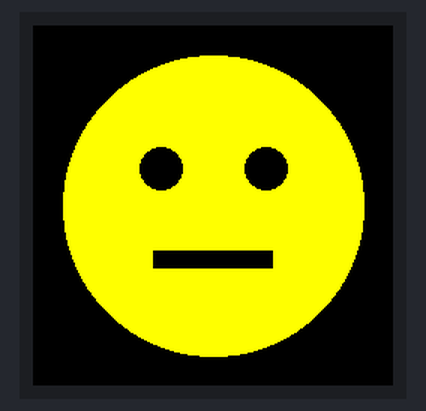
Bench run of a sketch on a simulated Arduino Uno, built with avr-gcc and run on an emulated ATmega328P. Shown: 240×240 colour display. What the sketch prints to the serial monitor is not drawn.

Above: at 0.3 s.

The sketch:

main.ino
```cpp
#include <Adafruit_GFX.h>
#include <Adafruit_ST7789.h>
#include <SPI.h>
// ST7789 240x240 face on an agent-made round display: CS D10, DC D9, RST D8.
Adafruit_ST7789 tft(10, 9, 8);
void setup() {
  Serial.begin(115200);
  tft.init(240, 240);
  tft.fillScreen(ST77XX_BLACK);
  tft.fillCircle(120, 120, 100, ST77XX_YELLOW);
  tft.fillCircle(85, 95, 14, ST77XX_BLACK);
  tft.fillCircle(155, 95, 14, ST77XX_BLACK);
  tft.fillRect(80, 150, 80, 12, ST77XX_BLACK);
  Serial.println("face drawn");
}
void loop() {}
```
